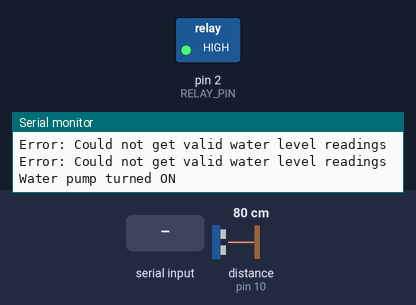
The sketch below on a simulated Arduino Uno, built with avr-gcc and run on an emulated ATmega328P. On the bench: switched loads named in the sketch (green lamp = pin HIGH), the last lines printed to the serial monitor. The test bench sets the inputs (shaded band); at power-on: distance to the obstacle (sensor on pin 10) 80 cm. The echo pulse lasts 58.3 µs per cm.

Above: at 1.4 s.
1.5 s: distance to the obstacle (sensor on pin 10) set to 2 cm
4.5 s: "1" received over the second serial link
6.0 s: "0" received over the second serial link
At 6.6 s:
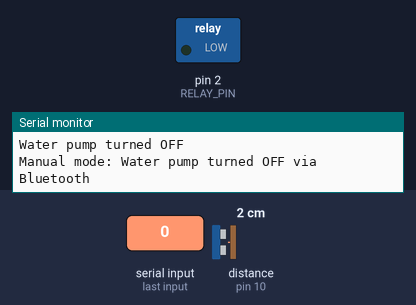
7.5 s: "A" received over the second serial link
Timing chart, 0 to 10.0 s (numbered marks = the images above; inputs shaded):
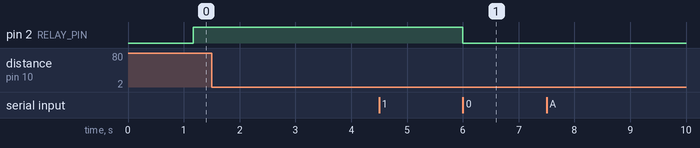

Measured:
- after the input at 6.0 s, pin 2 (RELAY_PIN): HIGH → LOW at once

The sketch:

Water_tank_automation.ino
```cpp
#include <NewPing.h>
#include <SoftwareSerial.h>

// Pin definitions
#define TRIGGER_PIN 9
#define ECHO_PIN 10
#define RELAY_PIN 2
#define BLUETOOTH_TX 4
#define BLUETOOTH_RX 5

// Constants
#define MAX_DISTANCE 200 // Maximum distance we want to ping for (in centimeters)
#define LOWER_THRESHOLD 2 // Lower water level threshold (in centimeters)
#define UPPER_THRESHOLD 11 // Upper water level threshold (in centimeters)
#define TANK_HEIGHT 12 // Total height of the tank in centimeters
#define PING_INTERVAL 1000 // Time between sensor readings in milliseconds
#define NUM_SAMPLES 3 // Number of samples to average for more reliable readings

// Variables
unsigned long lastPingTime = 0;
bool pumpStatus = false;
bool autoMode = true; // Default to automatic mode
int waterLevelPercentage = 0;

// Objects
NewPing sonar(TRIGGER_PIN, ECHO_PIN, MAX_DISTANCE);
SoftwareSerial bluetooth(BLUETOOTH_TX, BLUETOOTH_RX);

void setup() {
  Serial.begin(115200);
  bluetooth.begin(9600);
  pinMode(RELAY_PIN, OUTPUT);
  digitalWrite(RELAY_PIN, LOW); // Ensure the relay is off initially

  // Initial message
  Serial.println("Water Tank Automation System Initialized");
  bluetooth.println("Water Tank Automation System Ready");

  // Initial reading of water level
  getWaterLevel();
  sendStatusToBluetooth();
}

void loop() {
  // Check water level at regular intervals
  if (millis() - lastPingTime >= PING_INTERVAL) {
    getWaterLevel();

    // Automatic control mode
    if (autoMode) {
      if (waterLevelPercentage <= (LOWER_THRESHOLD * 100 / TANK_HEIGHT)) {
        turnPumpOn();
      } else if (waterLevelPercentage >= (UPPER_THRESHOLD * 100 / TANK_HEIGHT)) {
        turnPumpOff();
      }
    }

    // Update status via Bluetooth and Serial
    sendStatusToBluetooth();
    lastPingTime = millis();
  }

  // Handle Bluetooth commands
  handleBluetoothCommands();
}

// Get water level with multiple readings for reliability
void getWaterLevel() {
  unsigned int totalDistance = 0;
  int validReadings = 0;

  // Take multiple samples
  for (int i = 0; i < NUM_SAMPLES; i++) {
    unsigned int distance = sonar.ping_cm();
    if (distance > 0 && distance <= TANK_HEIGHT) {
      totalDistance += distance;
      validReadings++;
    }
    delay(50); // Short delay between readings
  }

  // Calculate average if we have valid readings
  if (validReadings > 0) {
    unsigned int avgDistance = totalDistance / validReadings;
    // Convert distance to water level percentage (inverted)
    // When tank is full, distance is small
    // When tank is empty, distance is large
    waterLevelPercentage = map(avgDistance, TANK_HEIGHT, 0, 0, 100);
    waterLevelPercentage = constrain(waterLevelPercentage, 0, 100); // Ensure within range

    Serial.print("Water Level: ");
    Serial.print(avgDistance);
    Serial.print(" cm (");
    Serial.print(waterLevelPercentage);
    Serial.println("%)");
  } else {
    Serial.println("Error: Could not get valid water level readings");
  }
}

// Turn the water pump on
void turnPumpOn() {
  if (!pumpStatus) {
    digitalWrite(RELAY_PIN, HIGH);
    pumpStatus = true;
    Serial.println("Water pump turned ON");
  }
}

// Turn the water pump off
void turnPumpOff() {
  if (pumpStatus) {
    digitalWrite(RELAY_PIN, LOW);
    pumpStatus = false;
    Serial.println("Water pump turned OFF");
  }
}

// Process incoming Bluetooth commands
void handleBluetoothCommands() {
  while (bluetooth.available()) {
    char command = bluetooth.read();

    switch (command) {
      case '1': // Turn pump ON
        autoMode = false; // Switch to manual mode
        turnPumpOn();
        Serial.println("Manual mode: Water pump turned ON via Bluetooth");
        break;

      case '0': // Turn pump OFF
        autoMode = false; // Switch to manual mode
        turnPumpOff();
        Serial.println("Manual mode: Water pump turned OFF via Bluetooth");
        break;

      case 'A': // Enable automatic mode
        autoMode = true;
        Serial.println("Automatic mode enabled via Bluetooth");
        break;

      case 'S': // Request status update
        sendStatusToBluetooth();
        break;

      default:
        // Ignore unknown commands
        break;
    }
  }
}

// Send current status to Bluetooth device
void sendStatusToBluetooth() {
  String status = "Status:";
  status += " Level:" + String(waterLevelPercentage) + "%";
  status += " Pump:" + String(pumpStatus ? "ON" : "OFF");
  status += " Mode:" + String(autoMode ? "AUTO" : "MANUAL");

  bluetooth.println(status);
}
```
